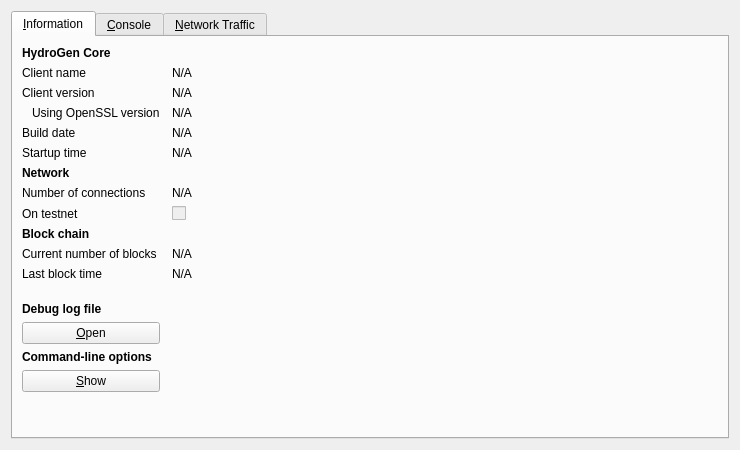
<?xml version="1.0" encoding="UTF-8"?>
<ui version="4.0">
 <class>RPCConsole</class>
 <widget class="QDialog" name="RPCConsole">
  <property name="geometry">
   <rect>
    <x>0</x>
    <y>0</y>
    <width>740</width>
    <height>450</height>
   </rect>
  </property>
  <property name="windowTitle">
   <string>HydroGen - Debug window</string>
  </property>
  <layout class="QVBoxLayout" name="verticalLayout_2">
   <item>
    <widget class="QTabWidget" name="tabWidget">
     <property name="currentIndex">
      <number>0</number>
     </property>
     <widget class="QWidget" name="tab_info">
      <attribute name="title">
       <string>&amp;Information</string>
      </attribute>
      <layout class="QGridLayout" name="gridLayout" columnstretch="0,1">
       <property name="horizontalSpacing">
        <number>12</number>
       </property>
       <item row="0" column="0">
        <widget class="QLabel" name="label_9">
         <property name="font">
          <font>
           <weight>75</weight>
           <bold>true</bold>
          </font>
         </property>
         <property name="text">
          <string>HydroGen Core</string>
         </property>
        </widget>
       </item>
       <item row="1" column="0">
        <widget class="QLabel" name="label_5">
         <property name="text">
          <string>Client name</string>
         </property>
        </widget>
       </item>
       <item row="1" column="1">
        <widget class="QLabel" name="clientName">
         <property name="cursor">
          <cursorShape>IBeamCursor</cursorShape>
         </property>
         <property name="text">
          <string>N/A</string>
         </property>
         <property name="textFormat">
          <enum>Qt::PlainText</enum>
         </property>
         <property name="textInteractionFlags">
          <set>Qt::LinksAccessibleByMouse|Qt::TextSelectableByKeyboard|Qt::TextSelectableByMouse</set>
         </property>
        </widget>
       </item>
       <item row="2" column="0">
        <widget class="QLabel" name="label_6">
         <property name="text">
          <string>Client version</string>
         </property>
        </widget>
       </item>
       <item row="2" column="1">
        <widget class="QLabel" name="clientVersion">
         <property name="cursor">
          <cursorShape>IBeamCursor</cursorShape>
         </property>
         <property name="text">
          <string>N/A</string>
         </property>
         <property name="textFormat">
          <enum>Qt::PlainText</enum>
         </property>
         <property name="textInteractionFlags">
          <set>Qt::LinksAccessibleByMouse|Qt::TextSelectableByKeyboard|Qt::TextSelectableByMouse</set>
         </property>
        </widget>
       </item>
       <item row="3" column="0">
        <widget class="QLabel" name="label_14">
         <property name="text">
          <string>Using OpenSSL version</string>
         </property>
         <property name="indent">
          <number>10</number>
         </property>
        </widget>
       </item>
       <item row="3" column="1">
        <widget class="QLabel" name="openSSLVersion">
         <property name="cursor">
          <cursorShape>IBeamCursor</cursorShape>
         </property>
         <property name="text">
          <string>N/A</string>
         </property>
         <property name="textFormat">
          <enum>Qt::PlainText</enum>
         </property>
         <property name="textInteractionFlags">
          <set>Qt::LinksAccessibleByMouse|Qt::TextSelectableByKeyboard|Qt::TextSelectableByMouse</set>
         </property>
        </widget>
       </item>
       <item row="4" column="0">
        <widget class="QLabel" name="label_12">
         <property name="text">
          <string>Build date</string>
         </property>
        </widget>
       </item>
       <item row="4" column="1">
        <widget class="QLabel" name="buildDate">
         <property name="cursor">
          <cursorShape>IBeamCursor</cursorShape>
         </property>
         <property name="text">
          <string>N/A</string>
         </property>
         <property name="textFormat">
          <enum>Qt::PlainText</enum>
         </property>
         <property name="textInteractionFlags">
          <set>Qt::LinksAccessibleByMouse|Qt::TextSelectableByKeyboard|Qt::TextSelectableByMouse</set>
         </property>
        </widget>
       </item>
       <item row="5" column="0">
        <widget class="QLabel" name="label_13">
         <property name="text">
          <string>Startup time</string>
         </property>
        </widget>
       </item>
       <item row="5" column="1">
        <widget class="QLabel" name="startupTime">
         <property name="cursor">
          <cursorShape>IBeamCursor</cursorShape>
         </property>
         <property name="text">
          <string>N/A</string>
         </property>
         <property name="textFormat">
          <enum>Qt::PlainText</enum>
         </property>
         <property name="textInteractionFlags">
          <set>Qt::LinksAccessibleByMouse|Qt::TextSelectableByKeyboard|Qt::TextSelectableByMouse</set>
         </property>
        </widget>
       </item>
       <item row="6" column="0">
        <widget class="QLabel" name="label_11">
         <property name="font">
          <font>
           <weight>75</weight>
           <bold>true</bold>
          </font>
         </property>
         <property name="text">
          <string>Network</string>
         </property>
        </widget>
       </item>
       <item row="7" column="0">
        <widget class="QLabel" name="label_7">
         <property name="text">
          <string>Number of connections</string>
         </property>
        </widget>
       </item>
       <item row="7" column="1">
        <widget class="QLabel" name="numberOfConnections">
         <property name="cursor">
          <cursorShape>IBeamCursor</cursorShape>
         </property>
         <property name="text">
          <string>N/A</string>
         </property>
         <property name="textFormat">
          <enum>Qt::PlainText</enum>
         </property>
         <property name="textInteractionFlags">
          <set>Qt::LinksAccessibleByMouse|Qt::TextSelectableByKeyboard|Qt::TextSelectableByMouse</set>
         </property>
        </widget>
       </item>
       <item row="8" column="0">
        <widget class="QLabel" name="label_8">
         <property name="text">
          <string>On testnet</string>
         </property>
        </widget>
       </item>
       <item row="8" column="1">
        <widget class="QCheckBox" name="isTestNet">
         <property name="enabled">
          <bool>false</bool>
         </property>
         <property name="text">
          <string/>
         </property>
        </widget>
       </item>
       <item row="9" column="0">
        <widget class="QLabel" name="label_10">
         <property name="font">
          <font>
           <weight>75</weight>
           <bold>true</bold>
          </font>
         </property>
         <property name="text">
          <string>Block chain</string>
         </property>
        </widget>
       </item>
       <item row="10" column="0">
        <widget class="QLabel" name="label_3">
         <property name="text">
          <string>Current number of blocks</string>
         </property>
        </widget>
       </item>
       <item row="10" column="1">
        <widget class="QLabel" name="numberOfBlocks">
         <property name="cursor">
          <cursorShape>IBeamCursor</cursorShape>
         </property>
         <property name="text">
          <string>N/A</string>
         </property>
         <property name="textFormat">
          <enum>Qt::PlainText</enum>
         </property>
         <property name="textInteractionFlags">
          <set>Qt::LinksAccessibleByMouse|Qt::TextSelectableByKeyboard|Qt::TextSelectableByMouse</set>
         </property>
        </widget>
       </item>
       <item row="11" column="0">
        <widget class="QLabel" name="label_2">
         <property name="text">
          <string>Last block time</string>
         </property>
        </widget>
       </item>
       <item row="11" column="1">
        <widget class="QLabel" name="lastBlockTime">
         <property name="cursor">
          <cursorShape>IBeamCursor</cursorShape>
         </property>
         <property name="text">
          <string>N/A</string>
         </property>
         <property name="textFormat">
          <enum>Qt::PlainText</enum>
         </property>
         <property name="textInteractionFlags">
          <set>Qt::LinksAccessibleByMouse|Qt::TextSelectableByKeyboard|Qt::TextSelectableByMouse</set>
         </property>
        </widget>
       </item>
       <item row="12" column="0">
        <spacer name="verticalSpacer_2">
         <property name="orientation">
          <enum>Qt::Vertical</enum>
         </property>
         <property name="sizeHint" stdset="0">
          <size>
           <width>20</width>
           <height>20</height>
          </size>
         </property>
        </spacer>
       </item>
       <item row="13" column="0">
        <widget class="QLabel" name="labelDebugLogfile">
         <property name="font">
          <font>
           <weight>75</weight>
           <bold>true</bold>
          </font>
         </property>
         <property name="text">
          <string>Debug log file</string>
         </property>
        </widget>
       </item>
       <item row="14" column="0">
        <widget class="QPushButton" name="openDebugLogfileButton">
         <property name="toolTip">
          <string>Open the HydroGen debug log file from the current data directory. This can take a few seconds for large log files.</string>
         </property>
         <property name="text">
          <string>&amp;Open</string>
         </property>
         <property name="autoDefault">
          <bool>false</bool>
         </property>
        </widget>
       </item>
       <item row="15" column="0">
        <widget class="QLabel" name="labelCLOptions">
         <property name="font">
          <font>
           <weight>75</weight>
           <bold>true</bold>
          </font>
         </property>
         <property name="text">
          <string>Command-line options</string>
         </property>
        </widget>
       </item>
       <item row="16" column="0">
        <widget class="QPushButton" name="showCLOptionsButton">
         <property name="toolTip">
          <string>Show the HydroGen-Qt help message to get a list with possible HydroGen command-line options.</string>
         </property>
         <property name="text">
          <string>&amp;Show</string>
         </property>
         <property name="autoDefault">
          <bool>false</bool>
         </property>
        </widget>
       </item>
       <item row="17" column="0">
        <spacer name="verticalSpacer">
         <property name="orientation">
          <enum>Qt::Vertical</enum>
         </property>
         <property name="sizeHint" stdset="0">
          <size>
           <width>20</width>
           <height>40</height>
          </size>
         </property>
        </spacer>
       </item>
      </layout>
     </widget>
     <widget class="QWidget" name="tab_console">
      <attribute name="title">
       <string>&amp;Console</string>
      </attribute>
      <layout class="QVBoxLayout" name="verticalLayout_3">
       <property name="spacing">
        <number>3</number>
       </property>
       <item>
        <widget class="QTextEdit" name="messagesWidget">
         <property name="minimumSize">
          <size>
           <width>0</width>
           <height>100</height>
          </size>
         </property>
         <property name="readOnly">
          <bool>true</bool>
         </property>
         <property name="tabKeyNavigation" stdset="0">
          <bool>false</bool>
         </property>
         <property name="columnCount" stdset="0">
          <number>2</number>
         </property>
        </widget>
       </item>
       <item>
        <layout class="QHBoxLayout" name="horizontalLayout">
         <property name="spacing">
          <number>3</number>
         </property>
         <item>
          <widget class="QLabel" name="label">
           <property name="text">
            <string notr="true">&gt;</string>
           </property>
          </widget>
         </item>
         <item>
          <widget class="QLineEdit" name="lineEdit"/>
         </item>
         <item>
          <widget class="QPushButton" name="clearButton">
           <property name="maximumSize">
            <size>
             <width>24</width>
             <height>24</height>
            </size>
           </property>
           <property name="toolTip">
            <string>Clear console</string>
           </property>
           <property name="text">
            <string/>
           </property>
           <property name="icon">
            <iconset resource="../bitcoin.qrc">
             <normaloff>:/icons/remove</normaloff>:/icons/remove</iconset>
           </property>
           <property name="shortcut">
            <string notr="true">Ctrl+L</string>
           </property>
           <property name="autoDefault">
            <bool>false</bool>
           </property>
          </widget>
         </item>
        </layout>
       </item>
      </layout>
     </widget>
     <widget class="QWidget" name="tab">
      <attribute name="title">
       <string>&amp;Network Traffic</string>
      </attribute>
      <layout class="QHBoxLayout" name="horizontalLayout_3">
       <item>
        <layout class="QVBoxLayout" name="verticalLayout_4">
         <item>
          <widget class="TrafficGraphWidget" name="trafficGraph" native="true">
           <property name="sizePolicy">
            <sizepolicy hsizetype="Expanding" vsizetype="Expanding">
             <horstretch>0</horstretch>
             <verstretch>0</verstretch>
            </sizepolicy>
           </property>
          </widget>
         </item>
         <item>
          <layout class="QHBoxLayout" name="horizontalLayout_2">
           <item>
            <widget class="QSlider" name="sldGraphRange">
             <property name="minimum">
              <number>1</number>
             </property>
             <property name="maximum">
              <number>288</number>
             </property>
             <property name="pageStep">
              <number>12</number>
             </property>
             <property name="value">
              <number>6</number>
             </property>
             <property name="orientation">
              <enum>Qt::Horizontal</enum>
             </property>
            </widget>
           </item>
           <item>
            <widget class="QLabel" name="lblGraphRange">
             <property name="minimumSize">
              <size>
               <width>100</width>
               <height>0</height>
              </size>
             </property>
             <property name="alignment">
              <set>Qt::AlignCenter</set>
             </property>
            </widget>
           </item>
           <item>
            <widget class="QPushButton" name="btnClearTrafficGraph">
             <property name="text">
              <string>&amp;Clear</string>
             </property>
            </widget>
           </item>
          </layout>
         </item>
        </layout>
       </item>
       <item>
        <layout class="QVBoxLayout" name="verticalLayout">
         <item>
          <widget class="QGroupBox" name="groupBox">
           <property name="title">
            <string>Totals</string>
           </property>
           <layout class="QVBoxLayout" name="verticalLayout_5">
            <item>
             <layout class="QHBoxLayout" name="horizontalLayout_4">
              <item>
               <widget class="Line" name="line">
                <property name="sizePolicy">
                 <sizepolicy hsizetype="Fixed" vsizetype="Fixed">
                  <horstretch>0</horstretch>
                  <verstretch>0</verstretch>
                 </sizepolicy>
                </property>
                <property name="minimumSize">
                 <size>
                  <width>10</width>
                  <height>0</height>
                 </size>
                </property>
                <property name="palette">
                 <palette>
                  <active>
                   <colorrole role="Light">
                    <brush brushstyle="SolidPattern">
                     <color alpha="255">
                      <red>0</red>
                      <green>255</green>
                      <blue>0</blue>
                     </color>
                    </brush>
                   </colorrole>
                  </active>
                  <inactive>
                   <colorrole role="Light">
                    <brush brushstyle="SolidPattern">
                     <color alpha="255">
                      <red>0</red>
                      <green>255</green>
                      <blue>0</blue>
                     </color>
                    </brush>
                   </colorrole>
                  </inactive>
                  <disabled>
                   <colorrole role="Light">
                    <brush brushstyle="SolidPattern">
                     <color alpha="255">
                      <red>0</red>
                      <green>255</green>
                      <blue>0</blue>
                     </color>
                    </brush>
                   </colorrole>
                  </disabled>
                 </palette>
                </property>
                <property name="orientation">
                 <enum>Qt::Horizontal</enum>
                </property>
               </widget>
              </item>
              <item>
               <widget class="QLabel" name="label_16">
                <property name="text">
                 <string>In:</string>
                </property>
               </widget>
              </item>
              <item>
               <widget class="QLabel" name="lblBytesIn">
                <property name="minimumSize">
                 <size>
                  <width>50</width>
                  <height>0</height>
                 </size>
                </property>
                <property name="alignment">
                 <set>Qt::AlignRight|Qt::AlignTrailing|Qt::AlignVCenter</set>
                </property>
               </widget>
              </item>
             </layout>
            </item>
            <item>
             <layout class="QHBoxLayout" name="horizontalLayout_5">
              <item>
               <widget class="Line" name="line_2">
                <property name="sizePolicy">
                 <sizepolicy hsizetype="Fixed" vsizetype="Fixed">
                  <horstretch>0</horstretch>
                  <verstretch>0</verstretch>
                 </sizepolicy>
                </property>
                <property name="minimumSize">
                 <size>
                  <width>10</width>
                  <height>0</height>
                 </size>
                </property>
                <property name="palette">
                 <palette>
                  <active>
                   <colorrole role="Light">
                    <brush brushstyle="SolidPattern">
                     <color alpha="255">
                      <red>255</red>
                      <green>0</green>
                      <blue>0</blue>
                     </color>
                    </brush>
                   </colorrole>
                  </active>
                  <inactive>
                   <colorrole role="Light">
                    <brush brushstyle="SolidPattern">
                     <color alpha="255">
                      <red>255</red>
                      <green>0</green>
                      <blue>0</blue>
                     </color>
                    </brush>
                   </colorrole>
                  </inactive>
                  <disabled>
                   <colorrole role="Light">
                    <brush brushstyle="SolidPattern">
                     <color alpha="255">
                      <red>255</red>
                      <green>0</green>
                      <blue>0</blue>
                     </color>
                    </brush>
                   </colorrole>
                  </disabled>
                 </palette>
                </property>
                <property name="orientation">
                 <enum>Qt::Horizontal</enum>
                </property>
               </widget>
              </item>
              <item>
               <widget class="QLabel" name="label_17">
                <property name="text">
                 <string>Out:</string>
                </property>
               </widget>
              </item>
              <item>
               <widget class="QLabel" name="lblBytesOut">
                <property name="minimumSize">
                 <size>
                  <width>50</width>
                  <height>0</height>
                 </size>
                </property>
                <property name="alignment">
                 <set>Qt::AlignRight|Qt::AlignTrailing|Qt::AlignVCenter</set>
                </property>
               </widget>
              </item>
             </layout>
            </item>
            <item>
             <spacer name="verticalSpacer_4">
              <property name="orientation">
               <enum>Qt::Vertical</enum>
              </property>
              <property name="sizeHint" stdset="0">
               <size>
                <width>20</width>
                <height>407</height>
               </size>
              </property>
             </spacer>
            </item>
           </layout>
          </widget>
         </item>
        </layout>
       </item>
      </layout>
     </widget>
    </widget>
   </item>
  </layout>
 </widget>
 <customwidgets>
  <customwidget>
   <class>TrafficGraphWidget</class>
   <extends>QWidget</extends>
   <header>trafficgraphwidget.h</header>
   <container>1</container>
   <slots>
    <slot>clear()</slot>
   </slots>
  </customwidget>
 </customwidgets>
 <resources>
  <include location="../bitcoin.qrc"/>
 </resources>
 <connections/>
</ui>
